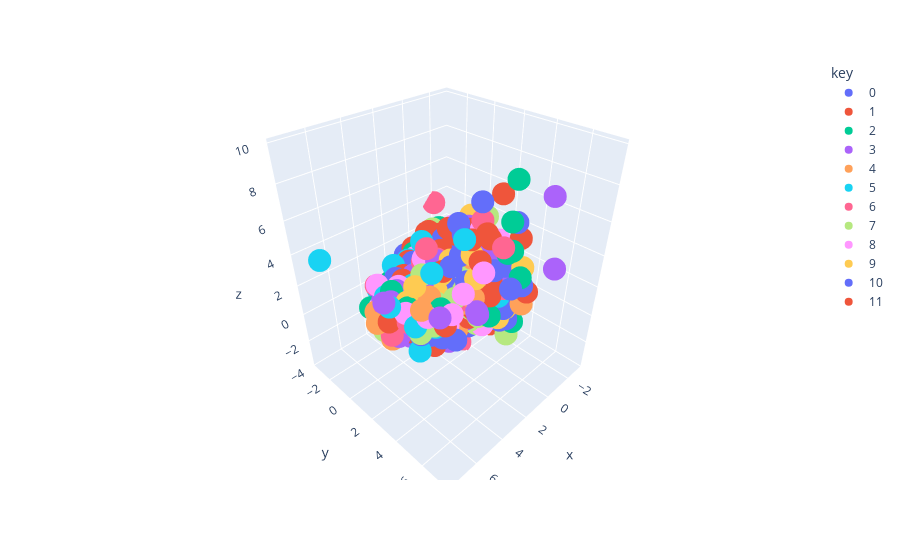

The code cell stored with this chart in its notebook:
### Code cell
fig = px.scatter_3d(transformed_df.groupby('key').apply(lambda x: x.sample(300)), x='x', y='y', z='z',color='key')
fig.show()

### Figure 1 — Plotly figure (JSON) as saved in the notebook; plotly's stock layout.template omitted (floating-point values rounded to 4 significant figures; data arrays with more than 128 entries replaced by an {"elided": "..."} marker saying what was removed)
{"data": [{"hovertemplate": "key=0<br>x=%{x}<br>y=%{y}<br>z=%{z}<extra></extra>", "legendgroup": "0", "marker": {"color": "#636efa", "symbol": "circle"}, "mode": "markers", "name": "0", "scene": "scene", "showlegend": true, "type": "scatter3d", "x": {"elided": "300 float values"}, "y": {"elided": "300 float values"}, "z": {"elided": "300 float values"}}, {"hovertemplate": "key=1<br>x=%{x}<br>y=%{y}<br>z=%{z}<extra></extra>", "legendgroup": "1", "marker": {"color": "#EF553B", "symbol": "circle"}, "mode": "markers", "name": "1", "scene": "scene", "showlegend": true, "type": "scatter3d", "x": {"elided": "300 float values"}, "y": {"elided": "300 float values"}, "z": {"elided": "300 float values"}}, {"hovertemplate": "key=2<br>x=%{x}<br>y=%{y}<br>z=%{z}<extra></extra>", "legendgroup": "2", "marker": {"color": "#00cc96", "symbol": "circle"}, "mode": "markers", "name": "2", "scene": "scene", "showlegend": true, "type": "scatter3d", "x": {"elided": "300 float values"}, "y": {"elided": "300 float values"}, "z": {"elided": "300 float values"}}, {"hovertemplate": "key=3<br>x=%{x}<br>y=%{y}<br>z=%{z}<extra></extra>", "legendgroup": "3", "marker": {"color": "#ab63fa", "symbol": "circle"}, "mode": "markers", "name": "3", "scene": "scene", "showlegend": true, "type": "scatter3d", "x": {"elided": "300 float values"}, "y": {"elided": "300 float values"}, "z": {"elided": "300 float values"}}, {"hovertemplate": "key=4<br>x=%{x}<br>y=%{y}<br>z=%{z}<extra></extra>", "legendgroup": "4", "marker": {"color": "#FFA15A", "symbol": "circle"}, "mode": "markers", "name": "4", "scene": "scene", "showlegend": true, "type": "scatter3d", "x": {"elided": "300 float values"}, "y": {"elided": "300 float values"}, "z": {"elided": "300 float values"}}, {"hovertemplate": "key=5<br>x=%{x}<br>y=%{y}<br>z=%{z}<extra></extra>", "legendgroup": "5", "marker": {"color": "#19d3f3", "symbol": "circle"}, "mode": "markers", "name": "5", "scene": "scene", "showlegend": true, "type": "scatter3d", "x": {"elided": "300 float values"}, "y": {"elided": "300 float values"}, "z": {"elided": "300 float values"}}, {"hovertemplate": "key=6<br>x=%{x}<br>y=%{y}<br>z=%{z}<extra></extra>", "legendgroup": "6", "marker": {"color": "#FF6692", "symbol": "circle"}, "mode": "markers", "name": "6", "scene": "scene", "showlegend": true, "type": "scatter3d", "x": {"elided": "300 float values"}, "y": {"elided": "300 float values"}, "z": {"elided": "300 float values"}}, {"hovertemplate": "key=7<br>x=%{x}<br>y=%{y}<br>z=%{z}<extra></extra>", "legendgroup": "7", "marker": {"color": "#B6E880", "symbol": "circle"}, "mode": "markers", "name": "7", "scene": "scene", "showlegend": true, "type": "scatter3d", "x": {"elided": "300 float values"}, "y": {"elided": "300 float values"}, "z": {"elided": "300 float values"}}, {"hovertemplate": "key=8<br>x=%{x}<br>y=%{y}<br>z=%{z}<extra></extra>", "legendgroup": "8", "marker": {"color": "#FF97FF", "symbol": "circle"}, "mode": "markers", "name": "8", "scene": "scene", "showlegend": true, "type": "scatter3d", "x": {"elided": "300 float values"}, "y": {"elided": "300 float values"}, "z": {"elided": "300 float values"}}, {"hovertemplate": "key=9<br>x=%{x}<br>y=%{y}<br>z=%{z}<extra></extra>", "legendgroup": "9", "marker": {"color": "#FECB52", "symbol": "circle"}, "mode": "markers", "name": "9", "scene": "scene", "showlegend": true, "type": "scatter3d", "x": {"elided": "300 float values"}, "y": {"elided": "300 float values"}, "z": {"elided": "300 float values"}}, {"hovertemplate": "key=10<br>x=%{x}<br>y=%{y}<br>z=%{z}<extra></extra>", "legendgroup": "10", "marker": {"color": "#636efa", "symbol": "circle"}, "mode": "markers", "name": "10", "scene": "scene", "showlegend": true, "type": "scatter3d", "x": {"elided": "300 float values"}, "y": {"elided": "300 float values"}, "z": {"elided": "300 float values"}}, {"hovertemplate": "key=11<br>x=%{x}<br>y=%{y}<br>z=%{z}<extra></extra>", "legendgroup": "11", "marker": {"color": "#EF553B", "symbol": "circle"}, "mode": "markers", "name": "11", "scene": "scene", "showlegend": true, "type": "scatter3d", "x": {"elided": "300 float values"}, "y": {"elided": "300 float values"}, "z": {"elided": "300 float values"}}], "layout": {"legend": {"title": {"text": "key"}, "tracegroupgap": 0}, "margin": {"t": 60}, "scene": {"domain": {"x": [0, 1], "y": [0, 1]}, "xaxis": {"title": {"text": "x"}}, "yaxis": {"title": {"text": "y"}}, "zaxis": {"title": {"text": "z"}}}}}
